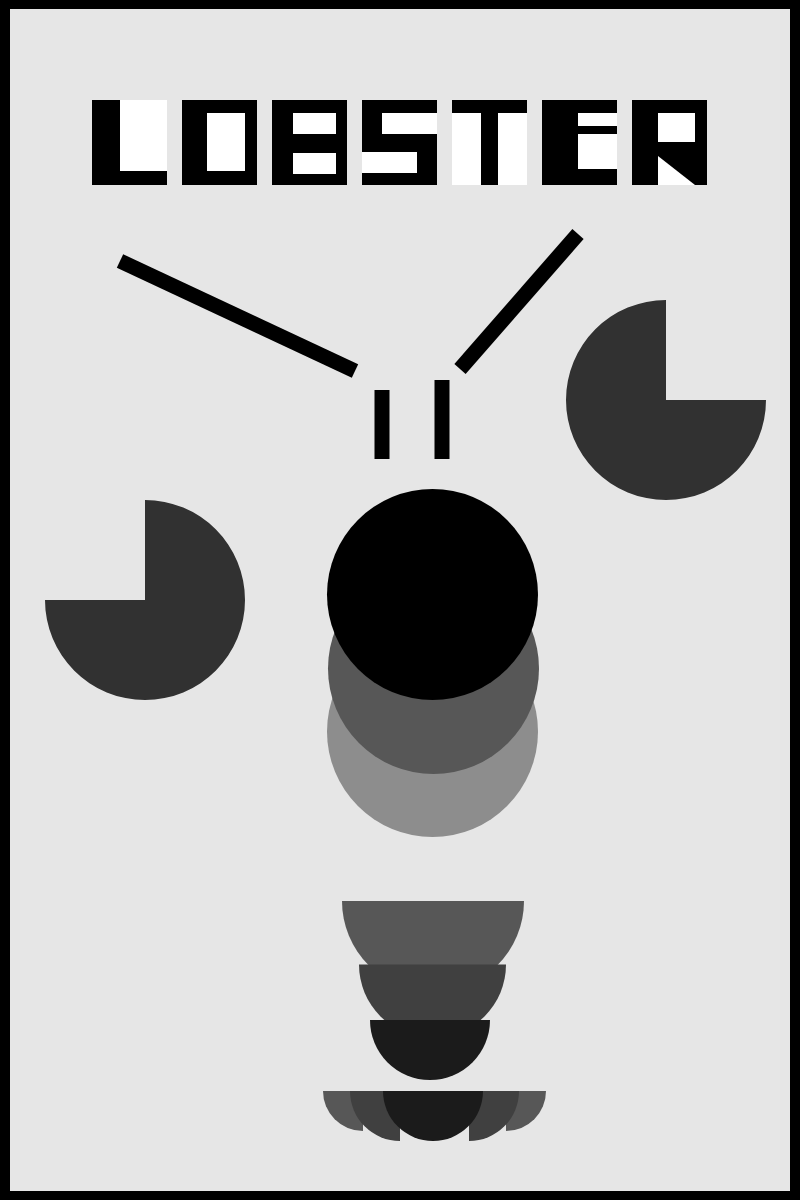
Frame 1 (no input)
Frame 60 (no input): identical to frame 1, image omitted
Frame 120 (the mouse pressed at the canvas centre since frame 60): identical to frame 1, image omitted

The p5.js sketch that drew this single still picture (run headless with seeded random() and noise() and a simulated clock; from frame 60 on, the mouse is pressed at the canvas centre):

// p5.js sketch
// ── sketch.js
function setup() {
	createCanvas(800, 1200);
	background(255);
}

function draw() {
	background(0);
	
	fill(230);
  noStroke();
	rect(10, 9,780, 1182);

	//body
	fill(141);
	noStroke();
	ellipse(327 + 211 / 2, 626 + 211 / 2, 211, 211);

	fill(87);
	ellipse(328 + 211 / 2, 563 + 211 / 2, 211, 211);

	fill(0);
	ellipse(327 + 211 / 2, 489 + 211 / 2, 211, 211);

	//tail
	fill(87);
	noStroke();
	arc(342 + 182 / 2, 810 + 182 / 2, 182, 182, 0, PI);

	arc(323 + 40, 1051 + 40, 80, 80, PI / 2, PI);
	arc(466 + 40, 1051 + 40, 80, 80, 0, PI / 2);

	fill(64);
	arc(359 + 147 / 2, 891 + 147 / 2, 147, 147, 0, PI);

	arc(419 + 50, 1041 + 50, 100, 100, 0, PI / 2);
	arc(350 + 50, 1041 + 50, 100, 100, PI / 2, PI);

	fill(27);
	arc(370 + 120 / 2, 960 + 120 / 2, 120, 120, 0, PI);
	arc(383 + 50, 1041 + 50, 100, 100, 0, PI);

	// title
	fill(0);
	noStroke();
	rect(92, 100, 75, 85);
	rect(92 + 75 + 15, 100, 75, 85);
	rect(92 + 75 + 15 + 75 + 15, 100, 75, 85);
	rect(92 + 75 * 3 + 15 * 3, 100, 75, 85);
	rect(92 + 75 * 4 + 15 * 4, 100, 75, 85);
	rect(92 + 75 * 5 + 15 * 5, 100, 75, 85);
	rect(92 + 75 * 6 + 15 * 6, 100, 75, 85);

	fill(255);
	rect(120, 100, 47, 71); //L
	rect(207, 113, 38, 58); //O
	rect(293, 113, 43, 21); //B
	rect(293, 153, 43, 21); //B
	rect(382, 113, 55, 21); //S
	rect(362, 152, 55, 21); //S
	rect(452, 113, 29, 72); //T
	rect(498, 113, 29, 72); //T
	rect(578, 113, 39, 13); //E
	rect(578, 134, 39, 35); //E
	rect(658, 113, 37, 29); //R

	triangle(658, 156, 658, 185, 695, 185);

	//lobster
	fill(49, 49, 49);
	noStroke();
	arc(45 + 100, 500 + 100, 200, 200, PI * 3 / 2, PI);
	arc(566 + 100, 300 + 100, 200, 200, 0, PI * 3 / 2);

	//더듬이
	stroke(0);
	strokeWeight(15);
	strokeCap(SQUARE);

	//straight lines
	line(382, 390, 382, 384 + 75);
	line(442, 380, 442, 384 + 75);

	//diagonal
	line(120, 261, 120 + 235, 261 + 110);
	line(460, 234 + 135, 437 + 141, 234);

}
// ── style.css
html, body {
  margin: 0;
  padding: 0;
  height: 100%;
}

body {
  display: flex;
  justify-content: center;
  align-items: center;
  min-height: 100vh;
  background: #fff;
}

canvas {
  display: block;
}

.site-header {
  position: fixed;
  top: 0;
  left: 0;
  right: 0;
  display: flex;
  align-items: center;
  justify-content: space-between;
  padding: 40px 10%;
  background: #000;
  z-index: 9999;
}

.site-title-label {
  font-family: 'Helvetica Neue', Helvetica, Arial, sans-serif;
  font-size: 25px;
  font-weight: 700;
  letter-spacing: 0em;
  text-transform: uppercase;
  color: #fff;
  text-decoration: none;
}

.works-count {
  font-family: 'Helvetica Neue', Helvetica, Arial, sans-serif;
  font-size: 25px;
  font-weight: 700;
  letter-spacing: 0em;
  text-transform: uppercase;
  color: #fff;
  cursor: pointer;
  transition: color 0.2s ease;
}

.works-count:hover {
  color: rgba(255, 255, 255, 0.5);
}

.desc-overlay {
  position: fixed;
  top: 0; left: 0; right: 0; bottom: 0;
  background: #575757;
  z-index: 9998;
  display: flex;
  align-items: center;
  justify-content: flex-end;
  padding: 0 10%;
  opacity: 0;
  pointer-events: none;
  transition: opacity 0.3s ease;
}

.desc-overlay.active {
  opacity: 1;
  pointer-events: all;
}

.desc-content {
  text-align: right;
  word-break: keep-all;
  color: #fff;
  font-family: 'Helvetica Neue', Helvetica, Arial, sans-serif;
  max-width: 900px;
}

.desc-tag,
.desc-main,
.desc-sub {
  font-size: 47px;
  font-weight: 700;
  line-height: 1.2;
  margin-bottom: 24px;
  text-transform: uppercase;
}

.site-title-label {
  transition: color 0.2s ease;
}

.site-title-label:hover {
  color: rgba(255, 255, 255, 0.5);
}

.work-nav {
  position: fixed;
  bottom: 40px;
  left: 10%;
  right: 10%;
  display: flex;
  justify-content: space-between;
  z-index: 9999;
}

.nav-link {
  font-family: 'Helvetica Neue', Helvetica, Arial, sans-serif;
  font-size: 25px;
  font-weight: 700;
  text-transform: uppercase;
  letter-spacing: 0em;
  color: #fff;
  text-decoration: none;
  transition: color 0.2s ease;
}

.nav-link:hover {
  color: rgba(255, 255, 255, 0.4);
}
